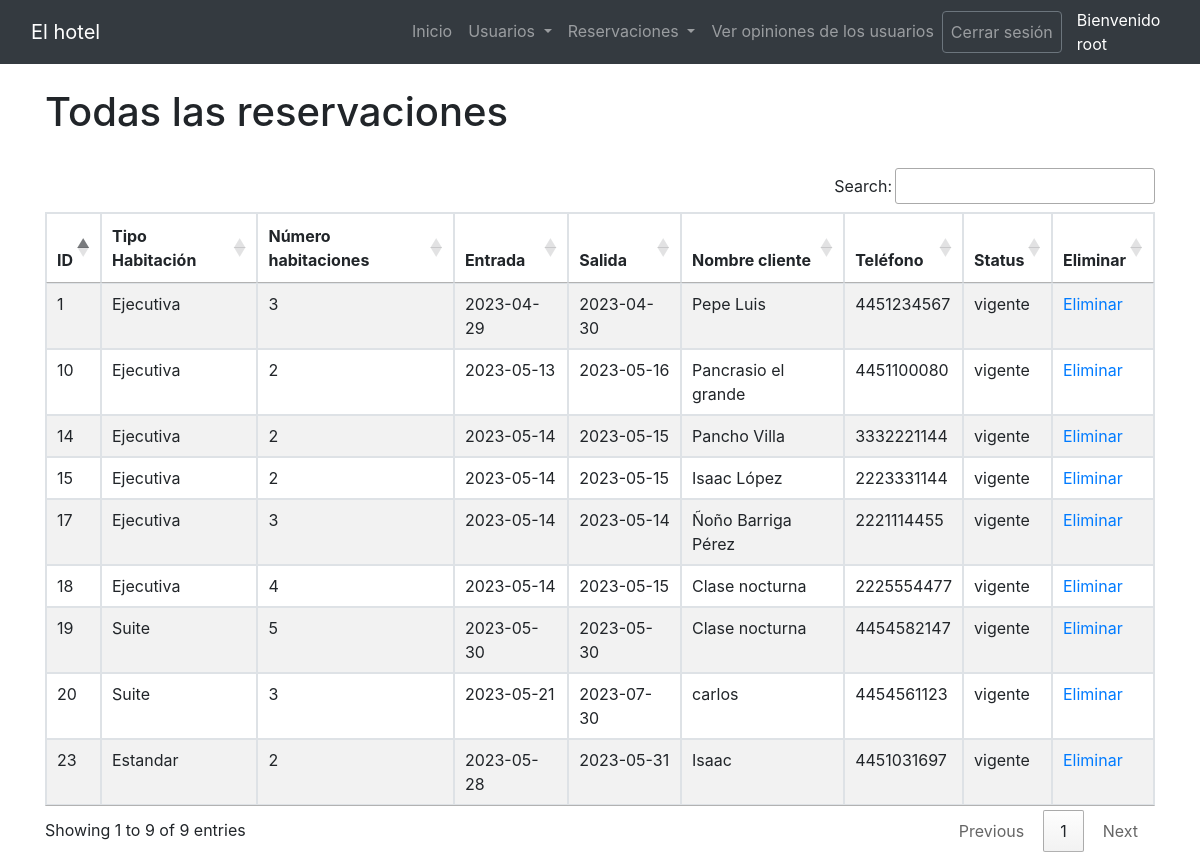
/todasReservaciones.php (signed in), run on the app's committed database.
### tables this page shows
CREATE TABLE `reservacion` (
  `id` int(3) NOT NULL,
  `tipohabitaciones` varchar(10) NOT NULL,
  `numerohabitaciones` int(3) NOT NULL,
  `entrada` varchar(15) NOT NULL,
  `salida` varchar(15) NOT NULL,
  `nombreCliente` varchar(80) NOT NULL,
  `telefono` varchar(15) NOT NULL,
  `idUsuario` int(3) NOT NULL,
  `adultos` int(3) NOT NULL,
  `jovenes` int(3) NOT NULL,
  `costoTotal` int(6) NOT NULL,
  `status` varchar(30) NOT NULL
);

### datos/classConectionMySQL.php (called while the page is built, shortened)
<?php
class ConnectionMySQL{
	private $host;
	private $user;
	private $password;
	private $database;
	public $conn;
	public function __construct(){
		$this->host=HOST;
		$this->user=USER;
		$this->password=PASSWORD;
		$this->database=DATABASE;
	}
	public function CreateConnection(){
		$this->conn = new mysqli($this->host,$this->user,$this->password,$this->database);
	}
	public function ExecuteQuery($sql){
		$result = $this->conn->query($sql);
		return $result;
	}
	public function GetRows($result){
		return $result->fetch_row();
	}
}
?>

### todasReservaciones.php (the view, shortened to what this page needs)
<!DOCTYPE html>
<html lang="es">
<head>
	<link rel="stylesheet" href="https://stackpath.bootstrapcdn.com/bootstrap/4.3.1/css/bootstrap.min.css">
    <link rel="stylesheet" href="https://cdn.datatables.net/1.13.4/css/jquery.dataTables.min.css">
    <link rel="stylesheet" href="https://cdn.datatables.net/buttons/2.3.6/css/buttons.dataTables.min.css">
</head>
<body>
    <?php
        if (isset($_SESSION["user"]) && $_SESSION["rol"]=="admin"){
          include_once "encabezados/logeadoAdmin.php";
        } else if (isset($_SESSION["user"]) && $_SESSION["rol"]!="admin") {
          header("Location: menu.php");
        } else {
          include_once "encabezados/noLogeado.php";
        }
    ?>
    <div class="container">
    <h1 class="py-4">Todas las reservaciones</h1>
    <table id="example" class="table table-striped table-bordered" style="width:100%">
    <thead>
        <tr>
            <th>ID</th>
            <th>Tipo Habitación</th>
            <th>Número habitaciones</th>
            <th>Entrada</th>
            <th>Salida</th>
            <th>Nombre cliente</th>
            <th>Teléfono</th>
            <th>Status</th>
            <th>Eliminar</th>
        </tr>
    </thead>
    <tbody>
        <?php
            require("datos/classConectionMySQL.php");
            $NewConn = new ConnectionMySQL();
            $NewConn->CreateConnection();
            $query = "Select * from reservacion";
            $result = $NewConn->ExecuteQuery($query);
            if($result){
                while($row=$NewConn -> GetRows($result)){
                    echo "<tr>
                        <td>".$row[0]."</td>
                        <td>".$row[1]."</td>
                        <td>".$row[2]."</td>
                        <td>".$row[3]."</td>
                        <td>".$row[4]."</td>
                        <td>".$row[5]."</td>
                        <td>".$row[6]."</td>
                        <td>".$row[11]."</td>
                        <td><a href='borrarReservacion.php?id=$row[0]'>Eliminar</a></td>
                    </tr>";
                }
            } else {
                echo "<h1>Error al conectar a la base de datos, o el registro no existe</h1>";
            }
        ?>
        </tbody>
    </table>
    </div>
</body>
</html>

### data on the page
reservacion: id "1", tipohabitaciones "Ejecutiva", numerohabitaciones "3", entrada "2023-04-29", salida "2023-04-30", nombreCliente "Pepe Luis", telefono "4451234567", status "vigente"
reservacion: id "10", tipohabitaciones "Ejecutiva", numerohabitaciones "2", entrada "2023-05-13", salida "2023-05-16", nombreCliente "Pancrasio el grande", telefono "4451100080", status "vigente"
reservacion: id "14", tipohabitaciones "Ejecutiva", numerohabitaciones "2", entrada "2023-05-14", salida "2023-05-15", nombreCliente "Pancho Villa", telefono "3332221144", status "vigente"
reservacion: id "15", tipohabitaciones "Ejecutiva", numerohabitaciones "2", entrada "2023-05-14", salida "2023-05-15", nombreCliente "Isaac López", telefono "2223331144", status "vigente"
reservacion: id "17", tipohabitaciones "Ejecutiva", numerohabitaciones "3", entrada "2023-05-14", salida "2023-05-14", nombreCliente "Ñoño Barriga Pérez", telefono "2221114455", status "vigente"
reservacion: id "18", tipohabitaciones "Ejecutiva", numerohabitaciones "4", entrada "2023-05-14", salida "2023-05-15", nombreCliente "Clase nocturna", telefono "2225554477", status "vigente"
reservacion: id "19", tipohabitaciones "Suite", numerohabitaciones "5", entrada "2023-05-30", salida "2023-05-30", nombreCliente "Clase nocturna", telefono "4454582147", status "vigente"
reservacion: id "20", tipohabitaciones "Suite", numerohabitaciones "3", entrada "2023-05-21", salida "2023-07-30", nombreCliente "carlos", telefono "4454561123", status "vigente"
reservacion: id "23", tipohabitaciones "Estandar", numerohabitaciones "2", entrada "2023-05-28", salida "2023-05-31", nombreCliente "Isaac", telefono "4451031697", status "vigente"

### other printed values
$_SESSION["user"] "root"
